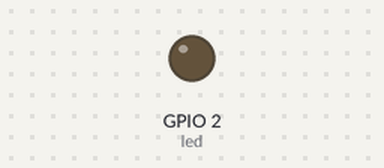
The program below on a simulated ESP8266 board running MicroPython. Parts: output pins drawn as LEDs (lit = HIGH, except the on-board LED, lit = LOW). Files the program writes start out absent; what the program prints to the serial console is not drawn.

Above: at 1.2 s.
At 46.4 s:
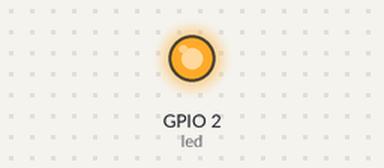
Timing chart, 0 to 51.4 s (numbered marks = the images above):
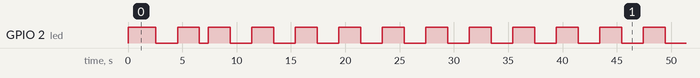

The program:

code.py
```python
# prime v5.2 2023-12-12 for esp8266 NodeMCU
# cycles through limits and writes to the filesystem

import math, time, machine, os

scope = [100, 1000, 10000, 100000, 1000000, 10000000, 25000000, 100000000, 1000000000]
reference = [25, 168, 1229, 9592, 78498, 664579, 1565927, 5761455, 123456789]
time_calc = [0, 0, 0, 0, 0, 0, 0, 0, 0]

led = machine.Pin(2, machine.Pin.OUT)
led.value(0)

def is_prime(number):
    global found
    flag_prime = 1
    for divider in range(3, int(math.sqrt(number)) + 1, 2):
        if number % divider == 0:
            flag_prime = 0
            break
    return flag_prime

def find_primes(largest):
    global primes
    global found
    for number in range(11, largest + 1, 2):
        if is_prime(number) > 0:
            found += 1
            primes.append(number)

def is_prime_fast(number):
    global found
    flag_prime = 1
    largest_divider = int(math.sqrt(number)) + 1
    for divider in primes:
        if number % divider == 0:
            flag_prime = 0
            break
        if divider > largest_divider:
            break
    return flag_prime

def elapsed_time(seconds):
    hours = int(seconds/3600)
    minutes = int(seconds/60 - hours*60)
    sec = int(seconds - minutes*60 - hours*3600)
    return(f"{hours}h {minutes}min {sec}s")

def lightshow():
    led.value(1)
    time.sleep(0.1)
    led.value(0)
    time.sleep(0.1)

if __name__ == "__main__":
    for i in range(len(scope)): # len(scope)
        last = scope[i]
        found = 4              # we start from 11, know 2, 3, 5, 7
        primes = [3, 5, 7]     # exclude 2 since we only test odd numbers
        print(f"\nPrime numbers to {last} in v5.1")
        start = time.ticks_us()
        dot = start
        column = 1
        largest_divider = int(math.sqrt(last))
        if largest_divider % 2 == 0:
            largest_divider += 1
        print(f'First find prime dividers up to {largest_divider}.')
        find_primes(largest_divider)
        print(f'Found {found} primes, now use them als dividers.')
        for number in range(largest_divider + 2, last, 2):
            found += is_prime_fast(number)
            if (time.ticks_us() - dot) > 2000000:
                print(".", end="")
                dot = time.ticks_us()
                column += 1
                if column % 2 == 0:
                    led.value(0)
                else:
                    led.value(1)
                if column > 30:
                    t = elapsed_time((time.ticks_us() - start)/1000000)
                    print(f" {t} - {number} {int(number*100/last)}% ")
                    column = 1
        duration = (time.ticks_us() - start)/1000000
        print(f'This took: {duration} seconds. {elapsed_time(duration)}')
        print(f'Found {found} primes.')
        led.value(1)
        filename = "/" + str(last) + ".txt"
        try:
            with open(filename, "w") as fp:
                freq = machine.freq()/1000000
                fp.write(f'ESP8266 with {freq} MHz')
                fp.write(f'\nPrimes to {last} took {duration} seconds. {elapsed_time(duration)}')
                fp.write(f'\nFound {found} primes. Should be {reference[i]}.')
                print('Exported to filesystem ')
        except:
            print("Can't write to the filesystem. Press reset and after that the boot button in the first 5 seconds")
        #print(f'Primes to {last} took {(end - start)} seconds.')
        #print(f'Found {found} primes. Should be {reference[i]}.')
        time_calc[i] = duration
    print('\nWrite summary')
    try:
        with open("summary.txt", "w") as fp:
            fp.write(f'Primes calculation in MicroPython v5.2 2023/12/11\n')
            freq = machine.freq()/1000000
            fp.write(f'ESP8266 with {freq} MHz')
            fp.write('\n last       time in seconds\n')
            for i in range(len(time_calc)):
                fp.write(f' {scope[i]}   {time_calc[i]}\n')
            print('Exported to filesystem ')
    except:
        print("Can't write to the filesystem. Press reset and after that the boot button in the first 5 seconds")
```

Measured:
- by itself, GPIO 2 (led): moves between LOW and HIGH, repeating every 39.5 s
- by itself, everything shown: repeats every 39.5 s, in 20 steps
